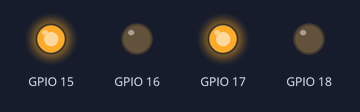
Recording of a program running on a simulated ESP32-S3. On the bench: output pins drawn as LEDs (lit = HIGH).

Above: at 0.15 s.
At 5.25 s:
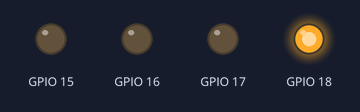
At 10.06 s:
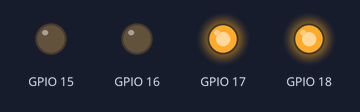
At 19.97 s:
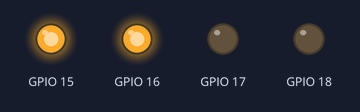
At 29.89 s:
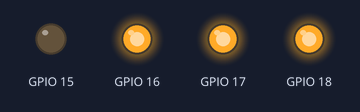
At 39.8 s:
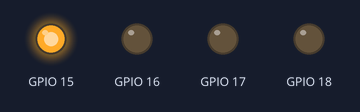
Timing chart, 0 to 40.1 s (numbered marks = the images above):
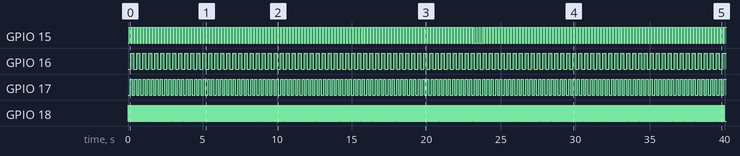

The program:

main.cpp
```cpp
#include <Arduino.h>
#include "led.h"

Led ledAmarelo(15);
Led ledAmareloB(16);
Led ledAmareloC(17);
Led ledAmareloD(18);


void setup()
{
  ledAmarelo.iniciar();
  ledAmarelo.ativarPiscar(100);

  ledAmareloB.iniciar();
  ledAmareloB.ativarPiscar(200);

  ledAmareloC.iniciar();
  ledAmareloC.ativarPiscar(400);

  ledAmareloD.iniciar();
  ledAmareloD.ativarPiscar(800);
}

void loop()
{
  ledAmarelo.atualizar();
  ledAmareloB.atualizar();
  ledAmareloC.atualizar();
  ledAmareloD.atualizar();
}
```

led.h
```cpp
#ifndef LED_H
#define LED_H

#include <Arduino.h>

class Led
{
    private:

    uint8_t _pinoLed;

    bool _estadoLed = 0;
    bool _estaPiscando = 0;
    uint32_t _tempoAnteriorAcionamento_ms = 0;
    uint32_t _intervaloPiscar_ms = 1000;

    public:

    Led(uint8_t pino);

    void iniciar();
    void atualizar();
    void ligar();
    void desligar();
    void ativarPiscar(uint8_t tempo_ms);
    void desativarPiscar();
    void alternar();

    uint8_t getPinoLed();
    void setEstadoLed(bool estadoLed);
    bool getEstadoLed();


};


#endif
```

led.cpp
```cpp
#include "led.h"

Led::Led(uint8_t pino)
{
    _pinoLed = pino;
}
void Led::iniciar()
{
    pinMode(_pinoLed, OUTPUT);
    digitalWrite(_pinoLed, LOW);
}

void Led::atualizar()
{
    if (_estaPiscando)
    {
        const uint32_t tempoDecorrido = millis() - _tempoAnteriorAcionamento_ms;
        if (tempoDecorrido >= _intervaloPiscar_ms)
        {
            _tempoAnteriorAcionamento_ms = millis();
            alternar();
        }
    }
    digitalWrite(_pinoLed, _estadoLed);
}

void Led::ligar()
{
    _estadoLed = HIGH;
}

void Led::desligar()
{
    _estadoLed = LOW;
}

void Led::ativarPiscar(uint8_t tempo_ms)
{
    _estaPiscando = HIGH;
    _intervaloPiscar_ms = tempo_ms;
}

void Led::desativarPiscar()
{
    _estaPiscando = LOW;
    _estadoLed = LOW;
}

void Led::alternar()
{
    _estadoLed = !_estadoLed;
}

uint8_t Led::getPinoLed()
{
    return _pinoLed;
}

void Led::setEstadoLed(bool estadoLed)
{
    _estadoLed = estadoLed;
}

bool Led::getEstadoLed()
{
    return _estadoLed;
}
```

Measured:
- by itself, GPIO 15: alternates HIGH for 0.10 s and LOW for 0.10 s
- by itself, GPIO 16: alternates HIGH for 0.20 s and LOW for 0.20 s
- by itself, GPIO 17: alternates HIGH for 0.14 s and LOW for 0.14 s
- by itself, GPIO 18: alternates HIGH for 0.03 s and LOW for 0.03 s
